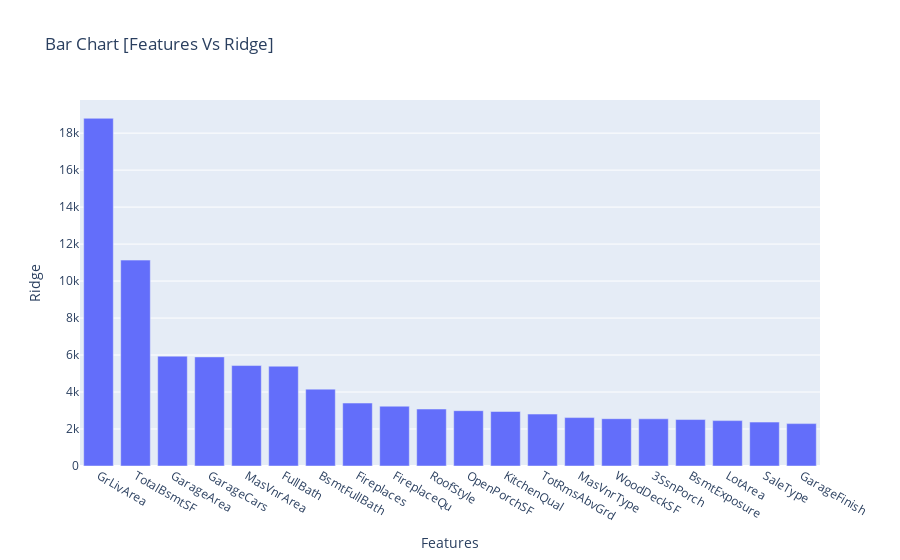
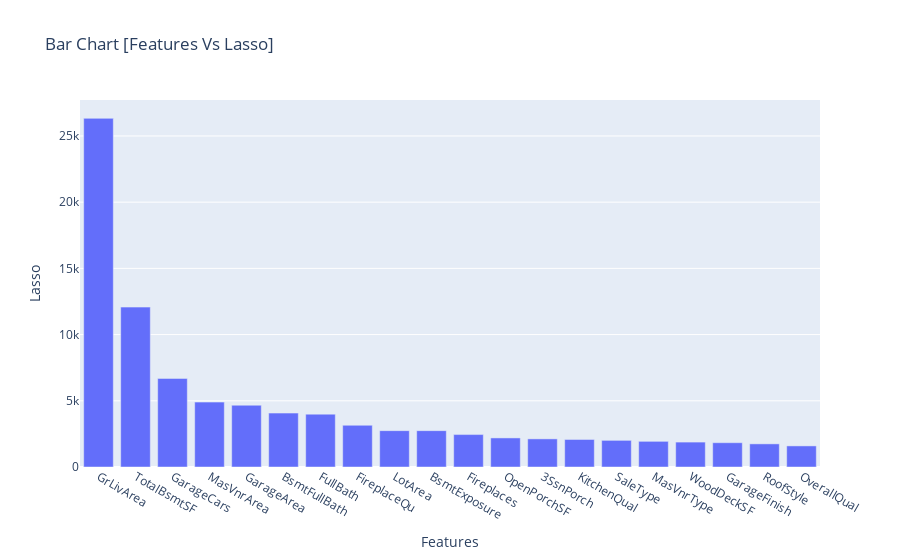

The notebook cell these images were saved under, in order:
### Code cell
ridge_sorted_betas=betas.sort_values(by=['Ridge'],ascending=False).head(20)
lasso_sorted_betas=betas.sort_values(by=['Lasso'],ascending=False).head(20)

plot_bar_chart(ridge_sorted_betas,"Features","Ridge")
plot_bar_chart(lasso_sorted_betas,"Features","Lasso")

### Figure 1 — Plotly figure (JSON) as saved in the notebook; plotly's stock layout.template omitted (floating-point values rounded to 4 significant figures)
{"data": [{"type": "bar", "x": ["GrLivArea", "TotalBsmtSF", "GarageArea", "GarageCars", "MasVnrArea", "FullBath", "BsmtFullBath", "Fireplaces", "FireplaceQu", "RoofStyle", "OpenPorchSF", "KitchenQual", "TotRmsAbvGrd", "MasVnrType", "WoodDeckSF", "3SsnPorch", "BsmtExposure", "LotArea", "SaleType", "GarageFinish"], "y": [18800.0, 11130.0, 5939.0, 5899.0, 5431.0, 5397.0, 4156.0, 3403.0, 3234.0, 3081.0, 2991.0, 2948.0, 2808.0, 2618.0, 2558.0, 2552.0, 2512.0, 2454.0, 2375.0, 2292.0]}], "layout": {"title": {"text": "Bar Chart [Features Vs Ridge]"}, "xaxis": {"title": {"text": "Features"}}, "yaxis": {"title": {"text": "Ridge"}}}}

### Figure 2 — Plotly figure (JSON) as saved in the notebook; plotly's stock layout.template omitted (floating-point values rounded to 4 significant figures)
{"data": [{"type": "bar", "x": ["GrLivArea", "TotalBsmtSF", "GarageCars", "MasVnrArea", "GarageArea", "BsmtFullBath", "FullBath", "FireplaceQu", "LotArea", "BsmtExposure", "Fireplaces", "OpenPorchSF", "3SsnPorch", "KitchenQual", "SaleType", "MasVnrType", "WoodDeckSF", "GarageFinish", "RoofStyle", "OverallQual"], "y": [26330.0, 12080.0, 6689.0, 4900.0, 4665.0, 4072.0, 3991.0, 3151.0, 2745.0, 2745.0, 2449.0, 2195.0, 2123.0, 2078.0, 2013.0, 1938.0, 1881.0, 1834.0, 1747.0, 1593.0]}], "layout": {"title": {"text": "Bar Chart [Features Vs Lasso]"}, "xaxis": {"title": {"text": "Features"}}, "yaxis": {"title": {"text": "Lasso"}}}}
